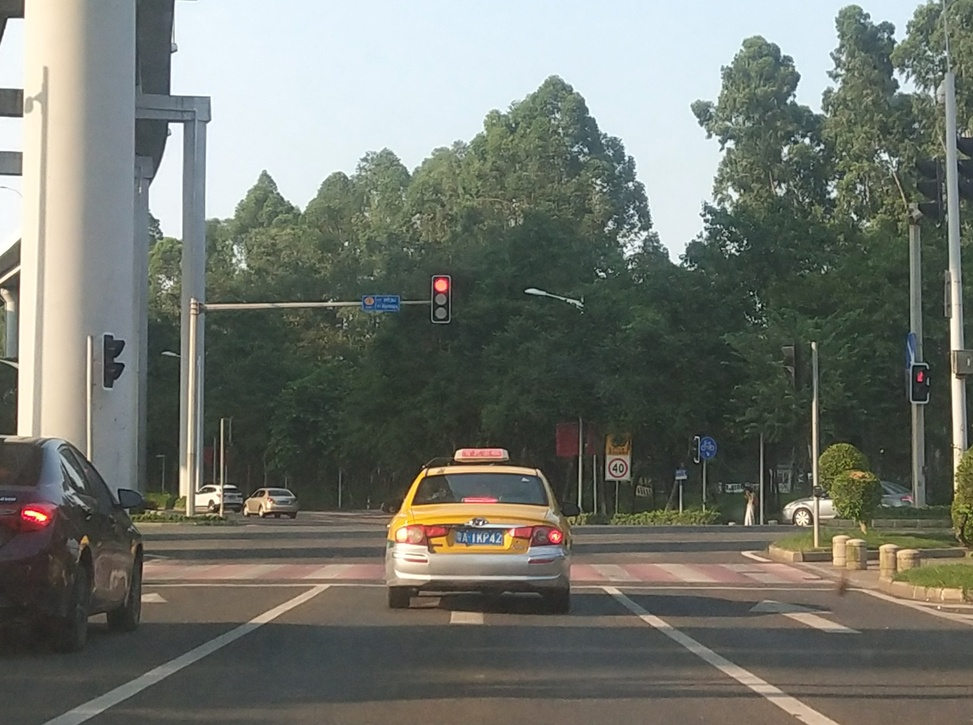
#> input picture 14.红绿灯（TLD）/daxue.jpg, 973 x 725 px, shrunk from 2396 x 1786 before the run
$ jupyter execute test-1.ipynb
#> lines starting #> are read from the running program, lines starting #| are printed output that depends on the picture; after the words box and inside, x2 and y2 are one past the last pixel; in counts of white or black regions, pixels touching at a corner belong together
https://github.com/HevLfreis/TrafficLight-Detector


[cell 1]
import os
import cv2
import numpy as np
import matplotlib.pyplot as plt

[cell 2]
def detect(file):
#> called with file = 'daxue.jpg'
    font = cv2.FONT_HERSHEY_SIMPLEX
    img = cv2.imread(file)
#> img is the input picture: shape (725, 973, 3); mean B, G, R 109.9, 118.2, 114.8
    cimg = img
    hsv = cv2.cvtColor(img, cv2.COLOR_BGR2HSV)
#> hsv: shape (725, 973, 3); mean H, S, V 57.9, 41.1, 123.4

    # color range
    lower_red1 = np.array([0,100,100])
    upper_red1 = np.array([10,255,255])
    lower_red2 = np.array([160,100,100])
    upper_red2 = np.array([180,255,255])
    lower_green = np.array([40,50,50])
    upper_green = np.array([90,255,255])
    # lower_yellow = np.array([15,100,100])
    # upper_yellow = np.array([35,255,255])
    lower_yellow = np.array([15,150,150])
    upper_yellow = np.array([35,255,255])
    mask1 = cv2.inRange(hsv, lower_red1, upper_red1)
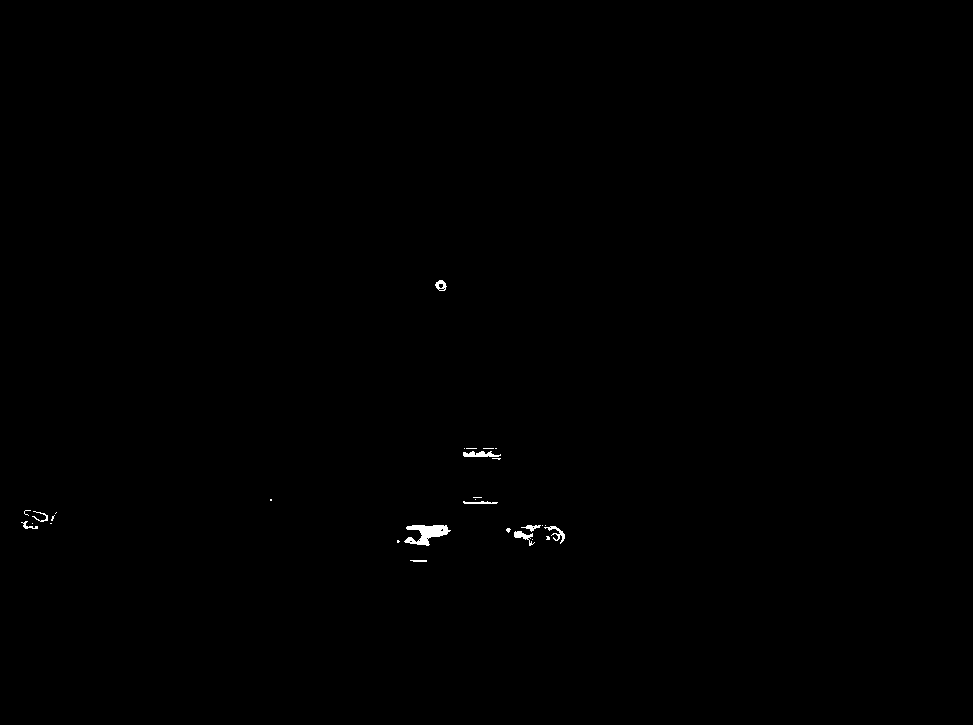
#> mask1: shape (725, 973); 0.19% white; 29 white regions (19 under 20 px), largest, box (x1, y1, x2, y2) and area: (404, 525, 451, 546) 516, (463, 451, 501, 457) 152, (514, 531, 535, 546) 116
    mask2 = cv2.inRange(hsv, lower_red2, upper_red2)
#> mask2: shape (725, 973); 0.14% white; 9 white regions (3 under 20 px), largest, box (x1, y1, x2, y2) and area: (19, 502, 57, 532) 556, (546, 528, 562, 545) 130, (434, 277, 450, 294) 114, (468, 497, 494, 503) 78, (515, 528, 532, 535) 73, (917, 372, 923, 382) 45
    maskg = cv2.inRange(hsv, lower_green, upper_green)
#> maskg: shape (725, 973); 11.4% white; 2126 white regions (1966 under 20 px), largest, box (x1, y1, x2, y2) and area: (459, 115, 910, 409) 40914, (340, 117, 547, 248) 5643, (257, 336, 403, 415) 4177
    masky = cv2.inRange(hsv, lower_yellow, upper_yellow)
#> masky: shape (725, 973); 0.28% white; 16 white regions (13 under 20 px), largest, box (x1, y1, x2, y2) and area: (390, 473, 532, 539) 1264, (430, 536, 522, 553) 670, (519, 541, 528, 546) 30
    maskr = cv2.add(mask1, mask2)
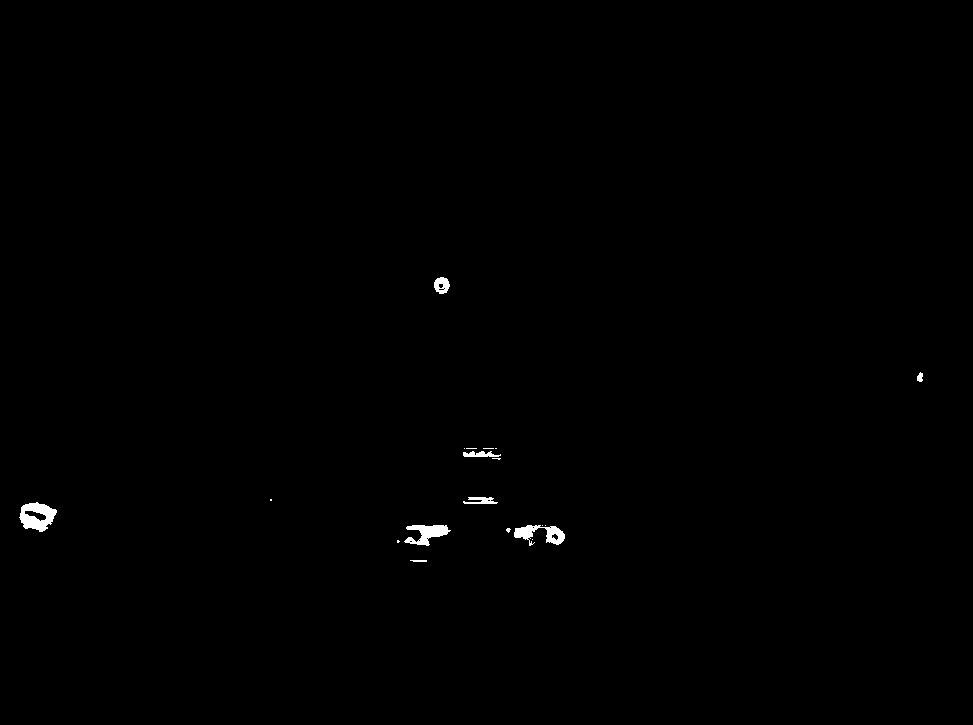
#> maskr: shape (725, 973); 0.34% white; 19 white regions (11 under 20 px), largest, box (x1, y1, x2, y2) and area: (19, 502, 57, 532) 685, (404, 525, 451, 546) 519, (514, 525, 565, 546) 518

    size = img.shape
#> size = (725, 973, 3)
    # print size

    # hough circle detect
    r_circles = cv2.HoughCircles(maskr, cv2.HOUGH_GRADIENT, 1, 80,
                               param1=50, param2=10, minRadius=0, maxRadius=30)
#> r_circles = [[542.5, 542.5, 14.7], [34.5, 523.5, 11.8], [414.5, 534.5, 5.5], [442.5, 282.5, 6]]

    g_circles = cv2.HoughCircles(maskg, cv2.HOUGH_GRADIENT, 1, 60,
                                 param1=50, param2=10, minRadius=0, maxRadius=30)
#> g_circles = 51 rows, first 8: [735.5, 314.5, 29.3], [662.5, 383.5, 29.4], [360.5, 376.5, 29.4], [769.5, 233.5, 29.4], [848.5, 357.5, 29.4], [497.5, 305.5, 29.3], [535.5, 372.5, 27.2], [377.5, 307.5, 27.2]

    y_circles = cv2.HoughCircles(masky, cv2.HOUGH_GRADIENT, 1, 30,
                                 param1=50, param2=5, minRadius=0, maxRadius=30)
#> y_circles = [[417.5, 537.5, 28], [430.5, 499.5, 24.6], [483.5, 536.5, 22.4], [449.5, 532.5, 19.9], [523.5, 534.5, 18], [393.5, 494.5, 23.5], [492.5, 572.5, 22.9], [521.5, 502.5, 16.8], [385.5, 532.5, 9.4]]

    # traffic light detect
    r = 5
    bound = 4.0 / 10
    if r_circles is not None:
        r_circles = np.uint16(np.around(r_circles))
#> r_circles = [[542, 542, 15], [34, 524, 12], [414, 534, 6], [442, 282, 6]]

        for i in r_circles[0, :]:
            if i[0] > size[1] or i[1] > size[0]or i[1] > size[0]*bound:
                continue

            h, s = 0.0, 0.0
            for m in range(-r, r):
                for n in range(-r, r):

                    if (i[1]+m) >= size[0] or (i[0]+n) >= size[1]:
                        continue
                    h += maskr[i[1]+m, i[0]+n]
                    s += 1
            if h / s > 50:
                cv2.circle(cimg, (i[0], i[1]), i[2]+10, (0, 255, 0), 2)
                cv2.circle(maskr, (i[0], i[1]), i[2]+30, (255, 255, 255), 2)
                cv2.putText(cimg,'RED',(i[0], i[1]), font, 1,(255,0,0),2,cv2.LINE_AA)
#> this loop made 4 passes
#> i on pass 4: [442, 282, 6]
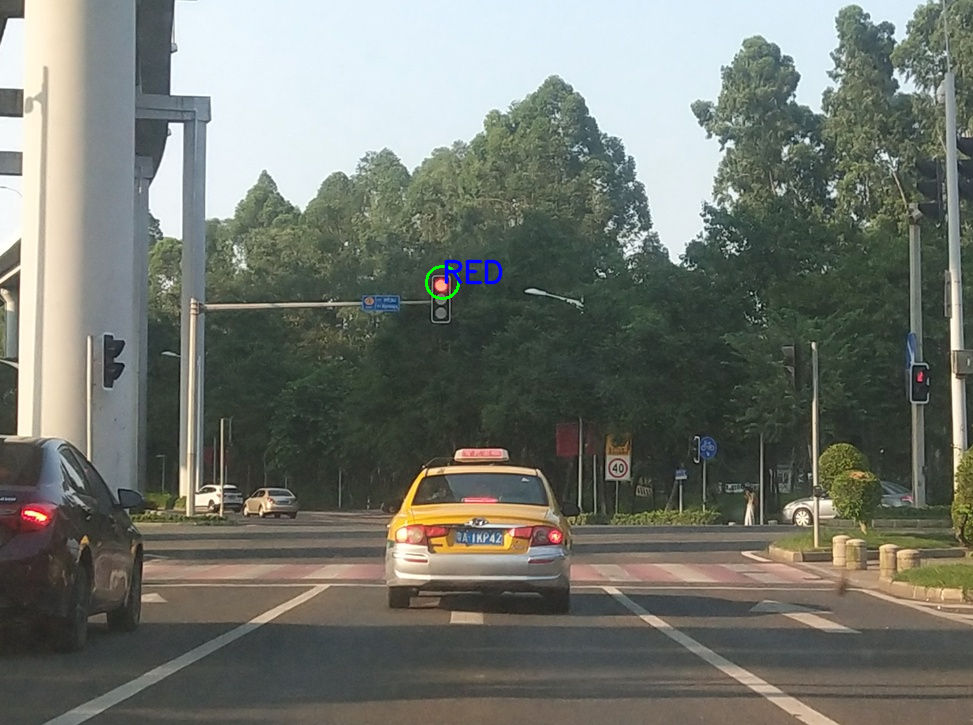
#> cimg: shape (725, 973, 3); 0.16% of pixels changed, all inside (x1, y1, x2, y2) = (425, 259, 503, 300)
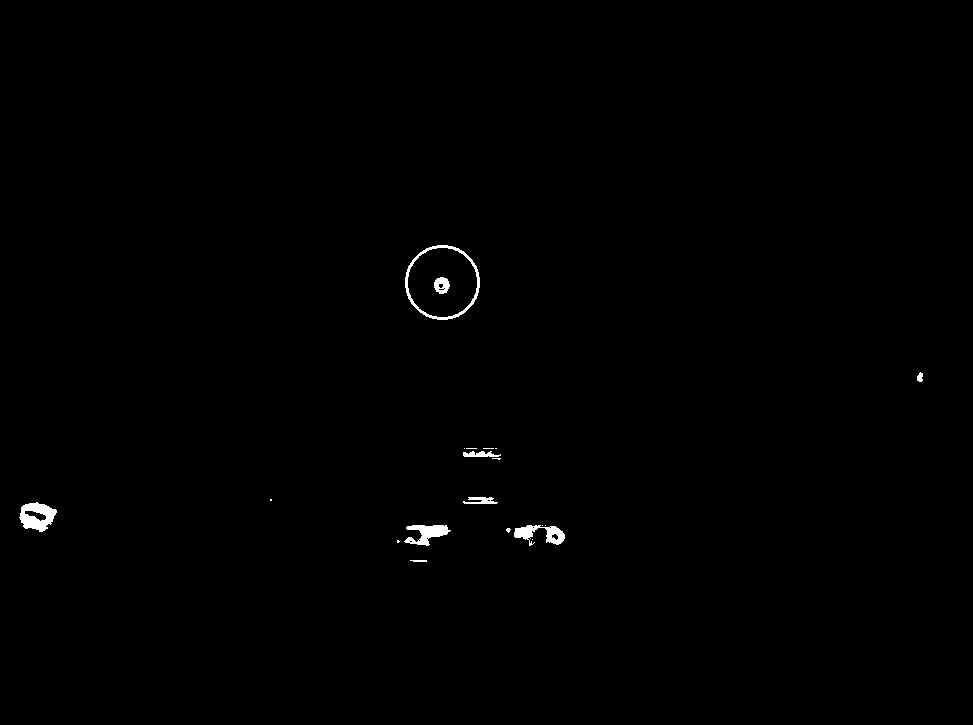
#> maskr: shape (725, 973); 0.43% white; 20 white regions (11 under 20 px), largest, box (x1, y1, x2, y2) and area: (19, 502, 57, 532) 685, (405, 245, 480, 320) 666, (404, 525, 451, 546) 519

    if g_circles is not None:
        g_circles = np.uint16(np.around(g_circles))
#> g_circles = 51 rows, first 8: [736, 314, 29], [662, 384, 29], [360, 376, 29], [770, 234, 29], [848, 358, 29], [498, 306, 29], [536, 372, 27], [378, 308, 27]

        for i in g_circles[0, :]:
            if i[0] > size[1] or i[1] > size[0] or i[1] > size[0]*bound:
                continue

            h, s = 0.0, 0.0
            for m in range(-r, r):
                for n in range(-r, r):

                    if (i[1]+m) >= size[0] or (i[0]+n) >= size[1]:
                        continue
                    h += maskg[i[1]+m, i[0]+n]
                    s += 1
            if h / s > 100:
                cv2.circle(cimg, (i[0], i[1]), i[2]+10, (0, 255, 0), 2)
                cv2.circle(maskg, (i[0], i[1]), i[2]+30, (255, 255, 255), 2)
                cv2.putText(cimg,'GREEN',(i[0], i[1]), font, 1,(255,0,0),2,cv2.LINE_AA)
#> this loop made 51 passes
#> i on passes 1 to 12: [736, 314, 29], [662, 384, 29], [360, 376, 29], [770, 234, 29], [848, 358, 29], [498, 306, 29], [536, 372, 27], [378, 308, 27], [240, 252, 26], [426, 214, 27], [822, 158, 29], [342, 234, 29]
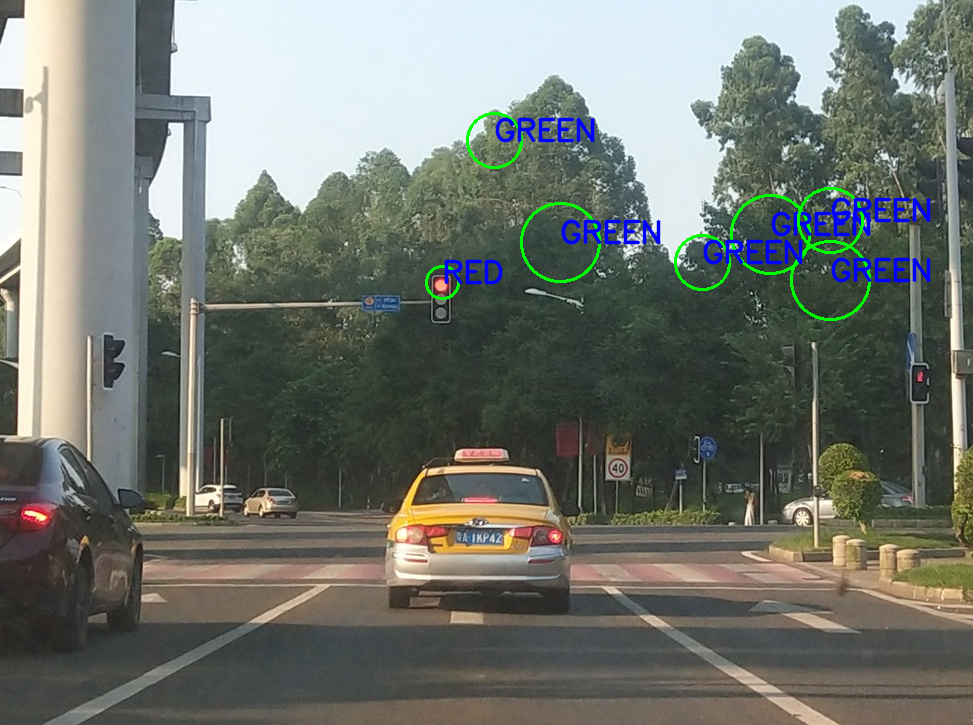
#> cimg: shape (725, 973, 3); 1.71% of pixels changed, all inside (x1, y1, x2, y2) = (466, 112, 931, 321)
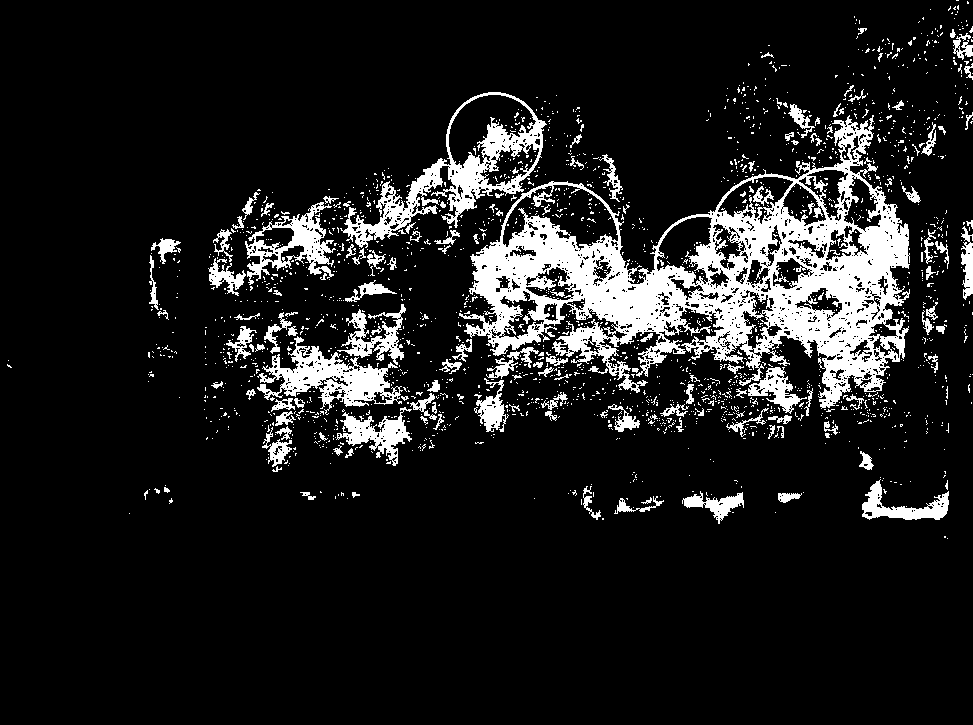
#> maskg: shape (725, 973); 11.8% white; 2039 white regions (1888 under 20 px), largest, box (x1, y1, x2, y2) and area: (459, 115, 910, 409) 44196, (340, 92, 547, 248) 6614, (257, 336, 403, 415) 4177

    if y_circles is not None:
        y_circles = np.uint16(np.around(y_circles))
#> y_circles = [[418, 538, 28], [430, 500, 25], [484, 536, 22], [450, 532, 20], [524, 534, 18], [394, 494, 24], [492, 572, 23], [522, 502, 17], [386, 532, 9]]

        for i in y_circles[0, :]:
            if i[0] > size[1] or i[1] > size[0] or i[1] > size[0]*bound:
                continue

            h, s = 0.0, 0.0
            for m in range(-r, r):
                for n in range(-r, r):

                    if (i[1]+m) >= size[0] or (i[0]+n) >= size[1]:
                        continue
                    h += masky[i[1]+m, i[0]+n]
                    s += 1
            if h / s > 50:
                cv2.circle(cimg, (i[0], i[1]), i[2]+10, (0, 255, 0), 2)
                cv2.circle(masky, (i[0], i[1]), i[2]+30, (255, 255, 255), 2)
                cv2.putText(cimg,'YELLOW',(i[0], i[1]), font, 1,(255,0,0),2,cv2.LINE_AA)
#> this loop made 9 passes


    plt.imshow(cimg)
